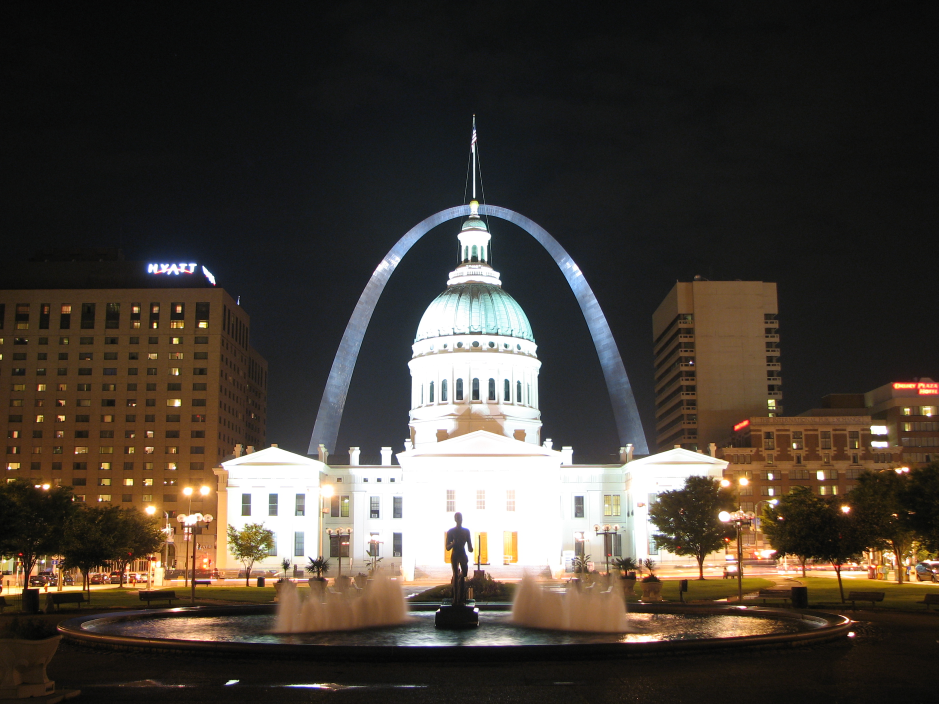
#> input picture CV_Engineer_YouTube_Tutorials/01_OpenCV_Python/img_2.5.jpg, 2816 x 2112 px, found by its file name (shown at 1/3 size)
$ python 2_resizing.py
#> lines starting #> are read from the running program, lines starting #| are printed output that depends on the picture
import os
import cv2

image_path = '/Users/tawate/Documents/openCV_tutorials/img_2.5.jpg'

#define image and resized image
img = cv2.imread(image_path)
#> img is the input picture: shape (2112, 2816, 3); mean B, G, R 54.6, 62.4, 69.8
resize_img = cv2.resize(img,(1408,1408))
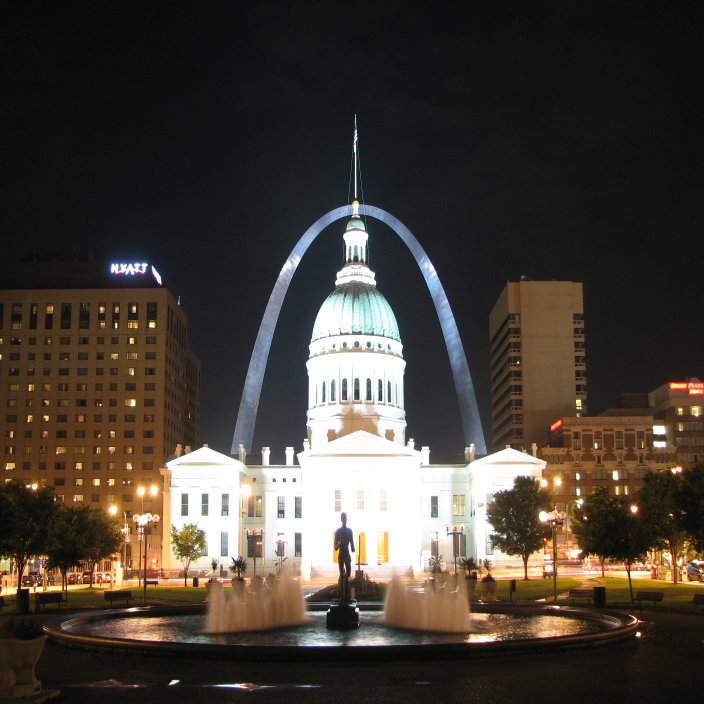
#> resize_img: shape (1408, 1408, 3) (shown at 1/2 size); mean B, G, R 54.6, 62.4, 69.8

# print size. Printed shape is in height, width. But resize function is in width, height!!
print(img.shape)
#| (2112, 2816, 3)
print(resize_img.shape)
#| (1408, 1408, 3)

#show images
cv2.imshow('img',img)
cv2.imshow('resize_img',resize_img)
cv2.waitKey(0)
